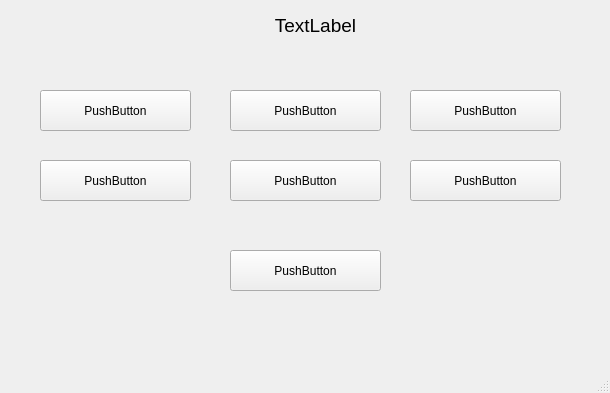
<?xml version="1.0" encoding="UTF-8"?>
<ui version="4.0">
 <class>InterfaceWindow</class>
 <widget class="QMainWindow" name="InterfaceWindow">
  <property name="geometry">
   <rect>
    <x>0</x>
    <y>0</y>
    <width>610</width>
    <height>393</height>
   </rect>
  </property>
  <property name="windowTitle">
   <string>MainWindow</string>
  </property>
  <widget class="QWidget" name="centralwidget">
   <widget class="QLabel" name="label">
    <property name="geometry">
     <rect>
      <x>40</x>
      <y>10</y>
      <width>551</width>
      <height>31</height>
     </rect>
    </property>
    <property name="font">
     <font>
      <pointsize>14</pointsize>
     </font>
    </property>
    <property name="layoutDirection">
     <enum>Qt::LeftToRight</enum>
    </property>
    <property name="text">
     <string>TextLabel</string>
    </property>
    <property name="alignment">
     <set>Qt::AlignCenter</set>
    </property>
   </widget>
   <widget class="QPushButton" name="pushButton">
    <property name="geometry">
     <rect>
      <x>40</x>
      <y>90</y>
      <width>151</width>
      <height>41</height>
     </rect>
    </property>
    <property name="text">
     <string>PushButton</string>
    </property>
   </widget>
   <widget class="QPushButton" name="pushButton_2">
    <property name="geometry">
     <rect>
      <x>230</x>
      <y>90</y>
      <width>151</width>
      <height>41</height>
     </rect>
    </property>
    <property name="text">
     <string>PushButton</string>
    </property>
   </widget>
   <widget class="QPushButton" name="pushButton_3">
    <property name="geometry">
     <rect>
      <x>410</x>
      <y>90</y>
      <width>151</width>
      <height>41</height>
     </rect>
    </property>
    <property name="text">
     <string>PushButton</string>
    </property>
   </widget>
   <widget class="QPushButton" name="pushButton_4">
    <property name="geometry">
     <rect>
      <x>40</x>
      <y>160</y>
      <width>151</width>
      <height>41</height>
     </rect>
    </property>
    <property name="text">
     <string>PushButton</string>
    </property>
   </widget>
   <widget class="QPushButton" name="pushButton_5">
    <property name="geometry">
     <rect>
      <x>230</x>
      <y>160</y>
      <width>151</width>
      <height>41</height>
     </rect>
    </property>
    <property name="text">
     <string>PushButton</string>
    </property>
   </widget>
   <widget class="QPushButton" name="pushButton_6">
    <property name="geometry">
     <rect>
      <x>410</x>
      <y>160</y>
      <width>151</width>
      <height>41</height>
     </rect>
    </property>
    <property name="text">
     <string>PushButton</string>
    </property>
   </widget>
   <widget class="QPushButton" name="pushButton_7">
    <property name="geometry">
     <rect>
      <x>230</x>
      <y>250</y>
      <width>151</width>
      <height>41</height>
     </rect>
    </property>
    <property name="text">
     <string>PushButton</string>
    </property>
   </widget>
  </widget>
  <widget class="QMenuBar" name="menubar">
   <property name="geometry">
    <rect>
     <x>0</x>
     <y>0</y>
     <width>610</width>
     <height>20</height>
    </rect>
   </property>
  </widget>
  <widget class="QStatusBar" name="statusbar"/>
 </widget>
 <resources/>
 <connections/>
</ui>
